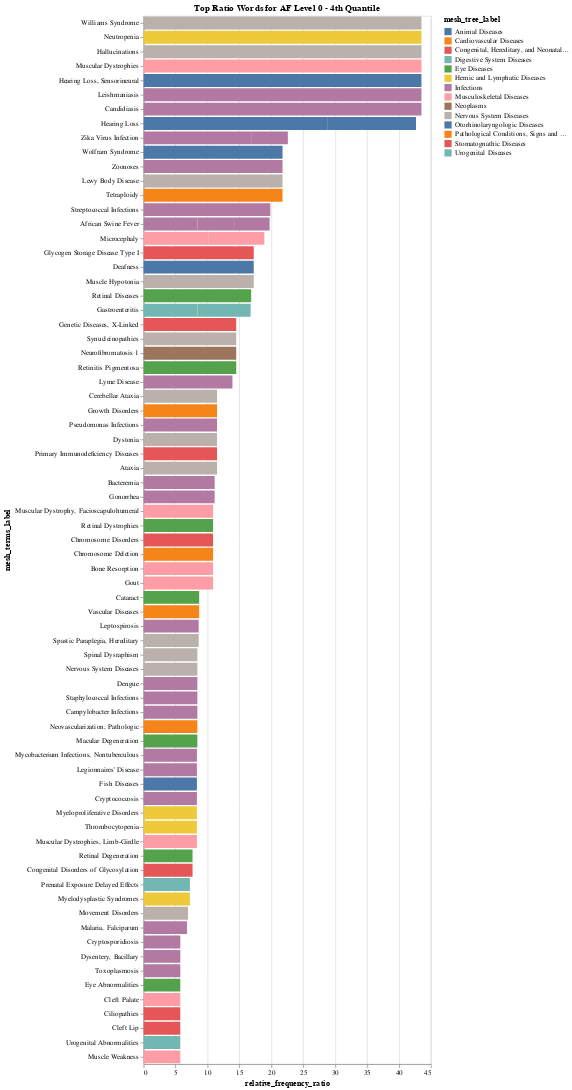

The notebook cell this image was saved under:
### Code cell
import altair as alt

# compute the quantile for the value_af
quantiles = relative_frequency_ratio["value_af"].quantile([0.25, 0.5, 0.75]).values

# filter the data to keep 4th quantile
qt_relative_frequency_ratio = relative_frequency_ratio[relative_frequency_ratio["value_af"] > quantiles[2]]

top_20_l0, bottom_20_l0 = get_top_bottom_ratio_words(qt_relative_frequency_ratio, n=20, level=0)

# Sort the data by 'relative_frequency_ratio' and take the top 5
data = top_20_l0.sort_values("relative_frequency_ratio", ascending=False)[:80]

# keep the ones that have a rfr of > 1
data = data[data["relative_frequency_ratio"] > 1]

# Create the chart
chart = (
    alt.Chart(data)
    .mark_bar()
    .encode(
        x="relative_frequency_ratio:Q",
        y=alt.Y("mesh_terms_label:N", sort="-x"),
        color="mesh_tree_label:N",
        tooltip=["mesh_terms_label", "relative_frequency_ratio", "mesh_tree_label"],
    )
    .properties(title="Top Ratio Words for AF Level 0 - 4th Quantile")
)

chart

### Figure 1 — Vega-Lite specification as saved in the notebook (floating-point values rounded to 4 significant figures)
{"config": {"view": {"continuousWidth": 400, "continuousHeight": 300}}, "data": {"name": "data-027e9f8cace157b84ae778ce9413c49d"}, "mark": "bar", "encoding": {"color": {"field": "mesh_tree_label", "type": "nominal"}, "tooltip": [{"field": "mesh_terms_label", "type": "nominal"}, {"field": "relative_frequency_ratio", "type": "quantitative"}, {"field": "mesh_tree_label", "type": "nominal"}], "x": {"field": "relative_frequency_ratio", "type": "quantitative"}, "y": {"field": "mesh_terms_label", "sort": "-x", "type": "nominal"}}, "title": "Top Ratio Words for AF Level 0 - 4th Quantile", "$schema": "https://vega.github.io/schema/vega-lite/v4.17.0.json", "datasets": {"data-027e9f8cace157b84ae778ce9413c49d": [{"filter_af": "0", "year": "2021", "mesh_tree_label": "Nervous System Diseases", "mesh_terms_label": "Williams Syndrome", "value_af": 0.0003438, "yearly_counts_af": 2909.0, "value_subfields": 7.896e-06, "filter_subfields": "nan", "yearly_counts_subfields": 126600.0, "relative_frequency_ratio": 43.54}, {"filter_af": "0", "year": "2021", "mesh_tree_label": "Hemic and Lymphatic Diseases", "mesh_terms_label": "Neutropenia", "value_af": 0.0003438, "yearly_counts_af": 2909.0, "value_subfields": 7.896e-06, "filter_subfields": "nan", "yearly_counts_subfields": 126600.0, "relative_frequency_ratio": 43.54}, {"filter_af": "0", "year": "2021", "mesh_tree_label": "Nervous System Diseases", "mesh_terms_label": "Hallucinations", "value_af": 0.0003438, "yearly_counts_af": 2909.0, "value_subfields": 7.896e-06, "filter_subfields": "nan", "yearly_counts_subfields": 126600.0, "relative_frequency_ratio": 43.54}, {"filter_af": "0", "year": "2021", "mesh_tree_label": "Musculoskeletal Diseases", "mesh_terms_label": "Muscular Dystrophies", "value_af": 0.0003438, "yearly_counts_af": 2909.0, "value_subfields": 7.896e-06, "filter_subfields": "nan", "yearly_counts_subfields": 126600.0, "relative_frequency_ratio": 43.54}, {"filter_af": "0", "year": "2021", "mesh_tree_label": "Otorhinolaryngologic Diseases", "mesh_terms_label": "Hearing Loss, Sensorineural", "value_af": 0.0003438, "yearly_counts_af": 2909.0, "value_subfields": 7.896e-06, "filter_subfields": "nan", "yearly_counts_subfields": 126600.0, "relative_frequency_ratio": 43.54}, {"filter_af": "0", "year": "2021", "mesh_tree_label": "Infections", "mesh_terms_label": "Leishmaniasis", "value_af": 0.0003438, "yearly_counts_af": 2909.0, "value_subfields": 7.896e-06, "filter_subfields": "nan", "yearly_counts_subfields": 126600.0, "relative_frequency_ratio": 43.54}, {"filter_af": "0", "year": "2021", "mesh_tree_label": "Infections", "mesh_terms_label": "Candidiasis", "value_af": 0.0003438, "yearly_counts_af": 2909.0, "value_subfields": 7.896e-06, "filter_subfields": "nan", "yearly_counts_subfields": 126600.0, "relative_frequency_ratio": 43.54}, {"filter_af": "0", "year": "2022", "mesh_tree_label": "Otorhinolaryngologic Diseases", "mesh_terms_label": "Hearing Loss", "value_af": 0.0002398, "yearly_counts_af": 20850.0, "value_subfields": 8.339e-06, "filter_subfields": "nan", "yearly_counts_subfields": 119900.0, "relative_frequency_ratio": 28.76}, {"filter_af": "0", "year": "2021", "mesh_tree_label": "Otorhinolaryngologic Diseases", "mesh_terms_label": "Wolfram Syndrome", "value_af": 0.0003438, "yearly_counts_af": 2909.0, "value_subfields": 1.579e-05, "filter_subfields": "nan", "yearly_counts_subfields": 126600.0, "relative_frequency_ratio": 21.77}, {"filter_af": "0", "year": "2021", "mesh_tree_label": "Infections", "mesh_terms_label": "Zoonoses", "value_af": 0.0003438, "yearly_counts_af": 2909.0, "value_subfields": 1.579e-05, "filter_subfields": "nan", "yearly_counts_subfields": 126600.0, "relative_frequency_ratio": 21.77}, {"filter_af": "0", "year": "2021", "mesh_tree_label": "Nervous System Diseases", "mesh_terms_label": "Lewy Body Disease", "value_af": 0.0003438, "yearly_counts_af": 2909.0, "value_subfields": 1.579e-05, "filter_subfields": "nan", "yearly_counts_subfields": 126600.0, "relative_frequency_ratio": 21.77}, {"filter_af": "0", "year": "2021", "mesh_tree_label": "Pathological Conditions, Signs and Symptoms", "mesh_terms_label": "Tetraploidy", "value_af": 0.0003438, "yearly_counts_af": 2909.0, "value_subfields": 1.579e-05, "filter_subfields": "nan", "yearly_counts_subfields": 126600.0, "relative_frequency_ratio": 21.77}, {"filter_af": "0", "year": "2022", "mesh_tree_label": "Congenital, Hereditary, and Neonatal Diseases and Abnormalities", "mesh_terms_label": "Glycogen Storage Disease Type I", "value_af": 0.0001439, "yearly_counts_af": 20850.0, "value_subfields": 8.339e-06, "filter_subfields": "nan", "yearly_counts_subfields": 119900.0, "relative_frequency_ratio": 17.26}, {"filter_af": "0", "year": "2022", "mesh_tree_label": "Otorhinolaryngologic Diseases", "mesh_terms_label": "Deafness", "value_af": 0.0001439, "yearly_counts_af": 20850.0, "value_subfields": 8.339e-06, "filter_subfields": "nan", "yearly_counts_subfields": 119900.0, "relative_frequency_ratio": 17.26}, {"filter_af": "0", "year": "2022", "mesh_tree_label": "Nervous System Diseases", "mesh_terms_label": "Muscle Hypotonia", "value_af": 0.0001439, "yearly_counts_af": 20850.0, "value_subfields": 8.339e-06, "filter_subfields": "nan", "yearly_counts_subfields": 119900.0, "relative_frequency_ratio": 17.26}, {"filter_af": "0", "year": "2024", "mesh_tree_label": "Infections", "mesh_terms_label": "Zika Virus Infection", "value_af": 0.001243, "yearly_counts_af": 1609.0, "value_subfields": 7.377e-05, "filter_subfields": "nan", "yearly_counts_subfields": 13560.0, "relative_frequency_ratio": 16.85}, {"filter_af": "0", "year": "2024", "mesh_tree_label": "Eye Diseases", "mesh_terms_label": "Retinal Diseases", "value_af": 0.001243, "yearly_counts_af": 1609.0, "value_subfields": 7.377e-05, "filter_subfields": "nan", "yearly_counts_subfields": 13560.0, "relative_frequency_ratio": 16.85}, {"filter_af": "0", "year": "2021", "mesh_tree_label": "Congenital, Hereditary, and Neonatal Diseases and Abnormalities", "mesh_terms_label": "Genetic Diseases, X-Linked", "value_af": 0.0003438, "yearly_counts_af": 2909.0, "value_subfields": 2.369e-05, "filter_subfields": "nan", "yearly_counts_subfields": 126600.0, "relative_frequency_ratio": 14.51}, {"filter_af": "0", "year": "2021", "mesh_tree_label": "Nervous System Diseases", "mesh_terms_label": "Synucleinopathies", "value_af": 0.0003438, "yearly_counts_af": 2909.0, "value_subfields": 2.369e-05, "filter_subfields": "nan", "yearly_counts_subfields": 126600.0, "relative_frequency_ratio": 14.51}, {"filter_af": "0", "year": "2021", "mesh_tree_label": "Neoplasms", "mesh_terms_label": "Neurofibromatosis 1", "value_af": 0.0003438, "yearly_counts_af": 2909.0, "value_subfields": 2.369e-05, "filter_subfields": "nan", "yearly_counts_subfields": 126600.0, "relative_frequency_ratio": 14.51}, {"filter_af": "0", "year": "2021", "mesh_tree_label": "Eye Diseases", "mesh_terms_label": "Retinitis Pigmentosa", "value_af": 0.0003438, "yearly_counts_af": 2909.0, "value_subfields": 2.369e-05, "filter_subfields": "nan", "yearly_counts_subfields": 126600.0, "relative_frequency_ratio": 14.51}, {"filter_af": "0", "year": "2023", "mesh_tree_label": "Otorhinolaryngologic Diseases", "mesh_terms_label": "Hearing Loss", "value_af": 0.0001719, "yearly_counts_af": 29090.0, "value_subfields": 1.235e-05, "filter_subfields": "nan", "yearly_counts_subfields": 80980.0, "relative_frequency_ratio": 13.92}, {"filter_af": "0", "year": "2023", "mesh_tree_label": "Infections", "mesh_terms_label": "Lyme Disease", "value_af": 0.0003438, "yearly_counts_af": 29090.0, "value_subfields": 2.47e-05, "filter_subfields": "nan", "yearly_counts_subfields": 80980.0, "relative_frequency_ratio": 13.92}, {"filter_af": "0", "year": "2022", "mesh_tree_label": "Nervous System Diseases", "mesh_terms_label": "Cerebellar Ataxia", "value_af": 9.593e-05, "yearly_counts_af": 20850.0, "value_subfields": 8.339e-06, "filter_subfields": "nan", "yearly_counts_subfields": 119900.0, "relative_frequency_ratio": 11.5}, {"filter_af": "0", "year": "2022", "mesh_tree_label": "Infections", "mesh_terms_label": "Streptococcal Infections", "value_af": 9.593e-05, "yearly_counts_af": 20850.0, "value_subfields": 8.339e-06, "filter_subfields": "nan", "yearly_counts_subfields": 119900.0, "relative_frequency_ratio": 11.5}, {"filter_af": "0", "year": "2022", "mesh_tree_label": "Pathological Conditions, Signs and Symptoms", "mesh_terms_label": "Growth Disorders", "value_af": 9.593e-05, "yearly_counts_af": 20850.0, "value_subfields": 8.339e-06, "filter_subfields": "nan", "yearly_counts_subfields": 119900.0, "relative_frequency_ratio": 11.5}, {"filter_af": "0", "year": "2022", "mesh_tree_label": "Infections", "mesh_terms_label": "Pseudomonas Infections", "value_af": 0.0001919, "yearly_counts_af": 20850.0, "value_subfields": 1.668e-05, "filter_subfields": "nan", "yearly_counts_subfields": 119900.0, "relative_frequency_ratio": 11.5}, {"filter_af": "0", "year": "2022", "mesh_tree_label": "Nervous System Diseases", "mesh_terms_label": "Dystonia", "value_af": 9.593e-05, "yearly_counts_af": 20850.0, "value_subfields": 8.339e-06, "filter_subfields": "nan", "yearly_counts_subfields": 119900.0, "relative_frequency_ratio": 11.5}, {"filter_af": "0", "year": "2022", "mesh_tree_label": "Congenital, Hereditary, and Neonatal Diseases and Abnormalities", "mesh_terms_label": "Primary Immunodeficiency Diseases", "value_af": 9.593e-05, "yearly_counts_af": 20850.0, "value_subfields": 8.339e-06, "filter_subfields": "nan", "yearly_counts_subfields": 119900.0, "relative_frequency_ratio": 11.5}, {"filter_af": "0", "year": "2022", "mesh_tree_label": "Nervous System Diseases", "mesh_terms_label": "Ataxia", "value_af": 0.0003837, "yearly_counts_af": 20850.0, "value_subfields": 3.335e-05, "filter_subfields": "nan", "yearly_counts_subfields": 119900.0, "relative_frequency_ratio": 11.5}, {"filter_af": "0", "year": "2023", "mesh_tree_label": "Infections", "mesh_terms_label": "Bacteremia", "value_af": 0.0001375, "yearly_counts_af": 29090.0, "value_subfields": 1.235e-05, "filter_subfields": "nan", "yearly_counts_subfields": 80980.0, "relative_frequency_ratio": 11.14}, {"filter_af": "0", "year": "2023", "mesh_tree_label": "Infections", "mesh_terms_label": "Gonorrhea", "value_af": 0.0001375, "yearly_counts_af": 29090.0, "value_subfields": 1.235e-05, "filter_subfields": "nan", "yearly_counts_subfields": 80980.0, "relative_frequency_ratio": 11.14}, {"filter_af": "0", "year": "2021", "mesh_tree_label": "Musculoskeletal Diseases", "mesh_terms_label": "Muscular Dystrophy, Facioscapulohumeral", "value_af": 0.0003438, "yearly_counts_af": 2909.0, "value_subfields": 3.158e-05, "filter_subfields": "nan", "yearly_counts_subfields": 126600.0, "relative_frequency_ratio": 10.88}, {"filter_af": "0", "year": "2021", "mesh_tree_label": "Eye Diseases", "mesh_terms_label": "Retinal Dystrophies", "value_af": 0.0003438, "yearly_counts_af": 2909.0, "value_subfields": 3.158e-05, "filter_subfields": "nan", "yearly_counts_subfields": 126600.0, "relative_frequency_ratio": 10.88}, {"filter_af": "0", "year": "2021", "mesh_tree_label": "Congenital, Hereditary, and Neonatal Diseases and Abnormalities", "mesh_terms_label": "Chromosome Disorders", "value_af": 0.0003438, "yearly_counts_af": 2909.0, "value_subfields": 3.158e-05, "filter_subfields": "nan", "yearly_counts_subfields": 126600.0, "relative_frequency_ratio": 10.88}, {"filter_af": "0", "year": "2021", "mesh_tree_label": "Pathological Conditions, Signs and Symptoms", "mesh_terms_label": "Chromosome Deletion", "value_af": 0.0003438, "yearly_counts_af": 2909.0, "value_subfields": 3.158e-05, "filter_subfields": "nan", "yearly_counts_subfields": 126600.0, "relative_frequency_ratio": 10.88}, {"filter_af": "0", "year": "2021", "mesh_tree_label": "Musculoskeletal Diseases", "mesh_terms_label": "Bone Resorption", "value_af": 0.0003438, "yearly_counts_af": 2909.0, "value_subfields": 3.158e-05, "filter_subfields": "nan", "yearly_counts_subfields": 126600.0, "relative_frequency_ratio": 10.88}, {"filter_af": "0", "year": "2021", "mesh_tree_label": "Musculoskeletal Diseases", "mesh_terms_label": "Gout", "value_af": 0.0003438, "yearly_counts_af": 2909.0, "value_subfields": 3.158e-05, "filter_subfields": "nan", "yearly_counts_subfields": 126600.0, "relative_frequency_ratio": 10.88}, {"filter_af": "0", "year": "2023", "mesh_tree_label": "Musculoskeletal Diseases", "mesh_terms_label": "Microcephaly", "value_af": 0.0003782, "yearly_counts_af": 29090.0, "value_subfields": 3.705e-05, "filter_subfields": "nan", "yearly_counts_subfields": 80980.0, "relative_frequency_ratio": 10.21}, {"filter_af": "0", "year": "2021", "mesh_tree_label": "Eye Diseases", "mesh_terms_label": "Cataract", "value_af": 0.0003438, "yearly_counts_af": 2909.0, "value_subfields": 3.948e-05, "filter_subfields": "nan", "yearly_counts_subfields": 126600.0, "relative_frequency_ratio": 8.707}, {"filter_af": "0", "year": "2021", "mesh_tree_label": "Musculoskeletal Diseases", "mesh_terms_label": "Microcephaly", "value_af": 0.0003438, "yearly_counts_af": 2909.0, "value_subfields": 3.948e-05, "filter_subfields": "nan", "yearly_counts_subfields": 126600.0, "relative_frequency_ratio": 8.707}, {"filter_af": "0", "year": "2021", "mesh_tree_label": "Cardiovascular Diseases", "mesh_terms_label": "Vascular Diseases", "value_af": 0.0003438, "yearly_counts_af": 2909.0, "value_subfields": 3.948e-05, "filter_subfields": "nan", "yearly_counts_subfields": 126600.0, "relative_frequency_ratio": 8.707}, {"filter_af": "0", "year": "2022", "mesh_tree_label": "Infections", "mesh_terms_label": "Leptospirosis", "value_af": 0.0001439, "yearly_counts_af": 20850.0, "value_subfields": 1.668e-05, "filter_subfields": "nan", "yearly_counts_subfields": 119900.0, "relative_frequency_ratio": 8.628}, {"filter_af": "0", "year": "2022", "mesh_tree_label": "Nervous System Diseases", "mesh_terms_label": "Spastic Paraplegia, Hereditary", "value_af": 0.0002878, "yearly_counts_af": 20850.0, "value_subfields": 3.335e-05, "filter_subfields": "nan", "yearly_counts_subfields": 119900.0, "relative_frequency_ratio": 8.628}, {"filter_af": "0", "year": "2024", "mesh_tree_label": "Nervous System Diseases", "mesh_terms_label": "Spinal Dysraphism", "value_af": 0.0006215, "yearly_counts_af": 1609.0, "value_subfields": 7.377e-05, "filter_subfields": "nan", "yearly_counts_subfields": 13560.0, "relative_frequency_ratio": 8.425}, {"filter_af": "0", "year": "2024", "mesh_tree_label": "Nervous System Diseases", "mesh_terms_label": "Nervous System Diseases", "value_af": 0.0006215, "yearly_counts_af": 1609.0, "value_subfields": 7.377e-05, "filter_subfields": "nan", "yearly_counts_subfields": 13560.0, "relative_frequency_ratio": 8.425}, {"filter_af": "0", "year": "2024", "mesh_tree_label": "Infections", "mesh_terms_label": "Dengue", "value_af": 0.0006215, "yearly_counts_af": 1609.0, "value_subfields": 7.377e-05, "filter_subfields": "nan", "yearly_counts_subfields": 13560.0, "relative_frequency_ratio": 8.425}, {"filter_af": "0", "year": "2024", "mesh_tree_label": "Infections", "mesh_terms_label": "Staphylococcal Infections", "value_af": 0.0006215, "yearly_counts_af": 1609.0, "value_subfields": 7.377e-05, "filter_subfields": "nan", "yearly_counts_subfields": 13560.0, "relative_frequency_ratio": 8.425}, {"filter_af": "0", "year": "2024", "mesh_tree_label": "Infections", "mesh_terms_label": "Campylobacter Infections", "value_af": 0.0006215, "yearly_counts_af": 1609.0, "value_subfields": 7.377e-05, "filter_subfields": "nan", "yearly_counts_subfields": 13560.0, "relative_frequency_ratio": 8.425}, {"filter_af": "0", "year": "2024", "mesh_tree_label": "Digestive System Diseases", "mesh_terms_label": "Gastroenteritis", "value_af": 0.0006215, "yearly_counts_af": 1609.0, "value_subfields": 7.377e-05, "filter_subfields": "nan", "yearly_counts_subfields": 13560.0, "relative_frequency_ratio": 8.425}, {"filter_af": "0", "year": "2024", "mesh_tree_label": "Infections", "mesh_terms_label": "African Swine Fever", "value_af": 0.0006215, "yearly_counts_af": 1609.0, "value_subfields": 7.377e-05, "filter_subfields": "nan", "yearly_counts_subfields": 13560.0, "relative_frequency_ratio": 8.425}, {"filter_af": "0", "year": "2024", "mesh_tree_label": "Pathological Conditions, Signs and Symptoms", "mesh_terms_label": "Neovascularization, Pathologic", "value_af": 0.0006215, "yearly_counts_af": 1609.0, "value_subfields": 7.377e-05, "filter_subfields": "nan", "yearly_counts_subfields": 13560.0, "relative_frequency_ratio": 8.425}, {"filter_af": "0", "year": "2024", "mesh_tree_label": "Eye Diseases", "mesh_terms_label": "Macular Degeneration", "value_af": 0.0006215, "yearly_counts_af": 1609.0, "value_subfields": 7.377e-05, "filter_subfields": "nan", "yearly_counts_subfields": 13560.0, "relative_frequency_ratio": 8.425}, {"filter_af": "0", "year": "2023", "mesh_tree_label": "Infections", "mesh_terms_label": "Mycobacterium Infections, Nontuberculous", "value_af": 0.0001031, "yearly_counts_af": 29090.0, "value_subfields": 1.235e-05, "filter_subfields": "nan", "yearly_counts_subfields": 80980.0, "relative_frequency_ratio": 8.351}, {"filter_af": "0", "year": "2023", "mesh_tree_label": "Infections", "mesh_terms_label": "Legionnaires' Disease", "value_af": 0.0001031, "yearly_counts_af": 29090.0, "value_subfields": 1.235e-05, "filter_subfields": "nan", "yearly_counts_subfields": 80980.0, "relative_frequency_ratio": 8.351}, {"filter_af": "0", "year": "2023", "mesh_tree_label": "Animal Diseases", "mesh_terms_label": "Fish Diseases", "value_af": 0.0002063, "yearly_counts_af": 29090.0, "value_subfields": 2.47e-05, "filter_subfields": "nan", "yearly_counts_subfields": 80980.0, "relative_frequency_ratio": 8.351}, {"filter_af": "0", "year": "2023", "mesh_tree_label": "Infections", "mesh_terms_label": "Streptococcal Infections", "value_af": 0.0001031, "yearly_counts_af": 29090.0, "value_subfields": 1.235e-05, "filter_subfields": "nan", "yearly_counts_subfields": 80980.0, "relative_frequency_ratio": 8.351}, {"filter_af": "0", "year": "2023", "mesh_tree_label": "Digestive System Diseases", "mesh_terms_label": "Gastroenteritis", "value_af": 0.0001031, "yearly_counts_af": 29090.0, "value_subfields": 1.235e-05, "filter_subfields": "nan", "yearly_counts_subfields": 80980.0, "relative_frequency_ratio": 8.351}, {"filter_af": "0", "year": "2023", "mesh_tree_label": "Infections", "mesh_terms_label": "Cryptococcosis", "value_af": 0.0001031, "yearly_counts_af": 29090.0, "value_subfields": 1.235e-05, "filter_subfields": "nan", "yearly_counts_subfields": 80980.0, "relative_frequency_ratio": 8.351}, {"filter_af": "0", "year": "2023", "mesh_tree_label": "Hemic and Lymphatic Diseases", "mesh_terms_label": "Myeloproliferative Disorders", "value_af": 0.0001031, "yearly_counts_af": 29090.0, "value_subfields": 1.235e-05, "filter_subfields": "nan", "yearly_counts_subfields": 80980.0, "relative_frequency_ratio": 8.351}, {"filter_af": "0", "year": "2023", "mesh_tree_label": "Hemic and Lymphatic Diseases", "mesh_terms_label": "Thrombocytopenia", "value_af": 0.0001031, "yearly_counts_af": 29090.0, "value_subfields": 1.235e-05, "filter_subfields": "nan", "yearly_counts_subfields": 80980.0, "relative_frequency_ratio": 8.351}, {"filter_af": "0", "year": "2023", "mesh_tree_label": "Musculoskeletal Diseases", "mesh_terms_label": "Muscular Dystrophies, Limb-Girdle", "value_af": 0.0001031, "yearly_counts_af": 29090.0, "value_subfields": 1.235e-05, "filter_subfields": "nan", "yearly_counts_subfields": 80980.0, "relative_frequency_ratio": 8.351}, {"filter_af": "0", "year": "2022", "mesh_tree_label": "Eye Diseases", "mesh_terms_label": "Retinal Degeneration", "value_af": 0.0001919, "yearly_counts_af": 20850.0, "value_subfields": 2.502e-05, "filter_subfields": "nan", "yearly_counts_subfields": 119900.0, "relative_frequency_ratio": 7.67}, {"filter_af": "0", "year": "2022", "mesh_tree_label": "Congenital, Hereditary, and Neonatal Diseases and Abnormalities", "mesh_terms_label": "Congenital Disorders of Glycosylation", "value_af": 0.0001919, "yearly_counts_af": 20850.0, "value_subfields": 2.502e-05, "filter_subfields": "nan", "yearly_counts_subfields": 119900.0, "relative_frequency_ratio": 7.67}, {"filter_af": "0", "year": "2021", "mesh_tree_label": "Urogenital Diseases", "mesh_terms_label": "Prenatal Exposure Delayed Effects", "value_af": 0.0003438, "yearly_counts_af": 2909.0, "value_subfields": 4.738e-05, "filter_subfields": "nan", "yearly_counts_subfields": 126600.0, "relative_frequency_ratio": 7.256}, {"filter_af": "0", "year": "2021", "mesh_tree_label": "Hemic and Lymphatic Diseases", "mesh_terms_label": "Myelodysplastic Syndromes", "value_af": 0.0003438, "yearly_counts_af": 2909.0, "value_subfields": 4.738e-05, "filter_subfields": "nan", "yearly_counts_subfields": 126600.0, "relative_frequency_ratio": 7.256}, {"filter_af": "0", "year": "2023", "mesh_tree_label": "Nervous System Diseases", "mesh_terms_label": "Movement Disorders", "value_af": 0.0001719, "yearly_counts_af": 29090.0, "value_subfields": 2.47e-05, "filter_subfields": "nan", "yearly_counts_subfields": 80980.0, "relative_frequency_ratio": 6.96}, {"filter_af": "0", "year": "2022", "mesh_tree_label": "Infections", "mesh_terms_label": "Malaria, Falciparum", "value_af": 0.0006236, "yearly_counts_af": 20850.0, "value_subfields": 9.173e-05, "filter_subfields": "nan", "yearly_counts_subfields": 119900.0, "relative_frequency_ratio": 6.798}, {"filter_af": "0", "year": "2022", "mesh_tree_label": "Infections", "mesh_terms_label": "Cryptosporidiosis", "value_af": 9.593e-05, "yearly_counts_af": 20850.0, "value_subfields": 1.668e-05, "filter_subfields": "nan", "yearly_counts_subfields": 119900.0, "relative_frequency_ratio": 5.752}, {"filter_af": "0", "year": "2022", "mesh_tree_label": "Infections", "mesh_terms_label": "African Swine Fever", "value_af": 9.593e-05, "yearly_counts_af": 20850.0, "value_subfields": 1.668e-05, "filter_subfields": "nan", "yearly_counts_subfields": 119900.0, "relative_frequency_ratio": 5.752}, {"filter_af": "0", "year": "2022", "mesh_tree_label": "Infections", "mesh_terms_label": "Dysentery, Bacillary", "value_af": 9.593e-05, "yearly_counts_af": 20850.0, "value_subfields": 1.668e-05, "filter_subfields": "nan", "yearly_counts_subfields": 119900.0, "relative_frequency_ratio": 5.752}, {"filter_af": "0", "year": "2022", "mesh_tree_label": "Infections", "mesh_terms_label": "Toxoplasmosis", "value_af": 9.593e-05, "yearly_counts_af": 20850.0, "value_subfields": 1.668e-05, "filter_subfields": "nan", "yearly_counts_subfields": 119900.0, "relative_frequency_ratio": 5.752}, {"filter_af": "0", "year": "2022", "mesh_tree_label": "Infections", "mesh_terms_label": "Zika Virus Infection", "value_af": 0.0002398, "yearly_counts_af": 20850.0, "value_subfields": 4.169e-05, "filter_subfields": "nan", "yearly_counts_subfields": 119900.0, "relative_frequency_ratio": 5.752}, {"filter_af": "0", "year": "2022", "mesh_tree_label": "Eye Diseases", "mesh_terms_label": "Eye Abnormalities", "value_af": 9.593e-05, "yearly_counts_af": 20850.0, "value_subfields": 1.668e-05, "filter_subfields": "nan", "yearly_counts_subfields": 119900.0, "relative_frequency_ratio": 5.752}, {"filter_af": "0", "year": "2022", "mesh_tree_label": "Musculoskeletal Diseases", "mesh_terms_label": "Cleft Palate", "value_af": 9.593e-05, "yearly_counts_af": 20850.0, "value_subfields": 1.668e-05, "filter_subfields": "nan", "yearly_counts_subfields": 119900.0, "relative_frequency_ratio": 5.752}, {"filter_af": "0", "year": "2022", "mesh_tree_label": "Congenital, Hereditary, and Neonatal Diseases and Abnormalities", "mesh_terms_label": "Ciliopathies", "value_af": 0.0001439, "yearly_counts_af": 20850.0, "value_subfields": 2.502e-05, "filter_subfields": "nan", "yearly_counts_subfields": 119900.0, "relative_frequency_ratio": 5.752}, {"filter_af": "0", "year": "2022", "mesh_tree_label": "Stomatognathic Diseases", "mesh_terms_label": "Cleft Lip", "value_af": 9.593e-05, "yearly_counts_af": 20850.0, "value_subfields": 1.668e-05, "filter_subfields": "nan", "yearly_counts_subfields": 119900.0, "relative_frequency_ratio": 5.752}, {"filter_af": "0", "year": "2022", "mesh_tree_label": "Urogenital Diseases", "mesh_terms_label": "Urogenital Abnormalities", "value_af": 9.593e-05, "yearly_counts_af": 20850.0, "value_subfields": 1.668e-05, "filter_subfields": "nan", "yearly_counts_subfields": 119900.0, "relative_frequency_ratio": 5.752}, {"filter_af": "0", "year": "2022", "mesh_tree_label": "Musculoskeletal Diseases", "mesh_terms_label": "Muscle Weakness", "value_af": 9.593e-05, "yearly_counts_af": 20850.0, "value_subfields": 1.668e-05, "filter_subfields": "nan", "yearly_counts_subfields": 119900.0, "relative_frequency_ratio": 5.752}, {"filter_af": "0", "year": "2023", "mesh_tree_label": "Infections", "mesh_terms_label": "African Swine Fever", "value_af": 0.0002063, "yearly_counts_af": 29090.0, "value_subfields": 3.705e-05, "filter_subfields": "nan", "yearly_counts_subfields": 80980.0, "relative_frequency_ratio": 5.568}]}}
